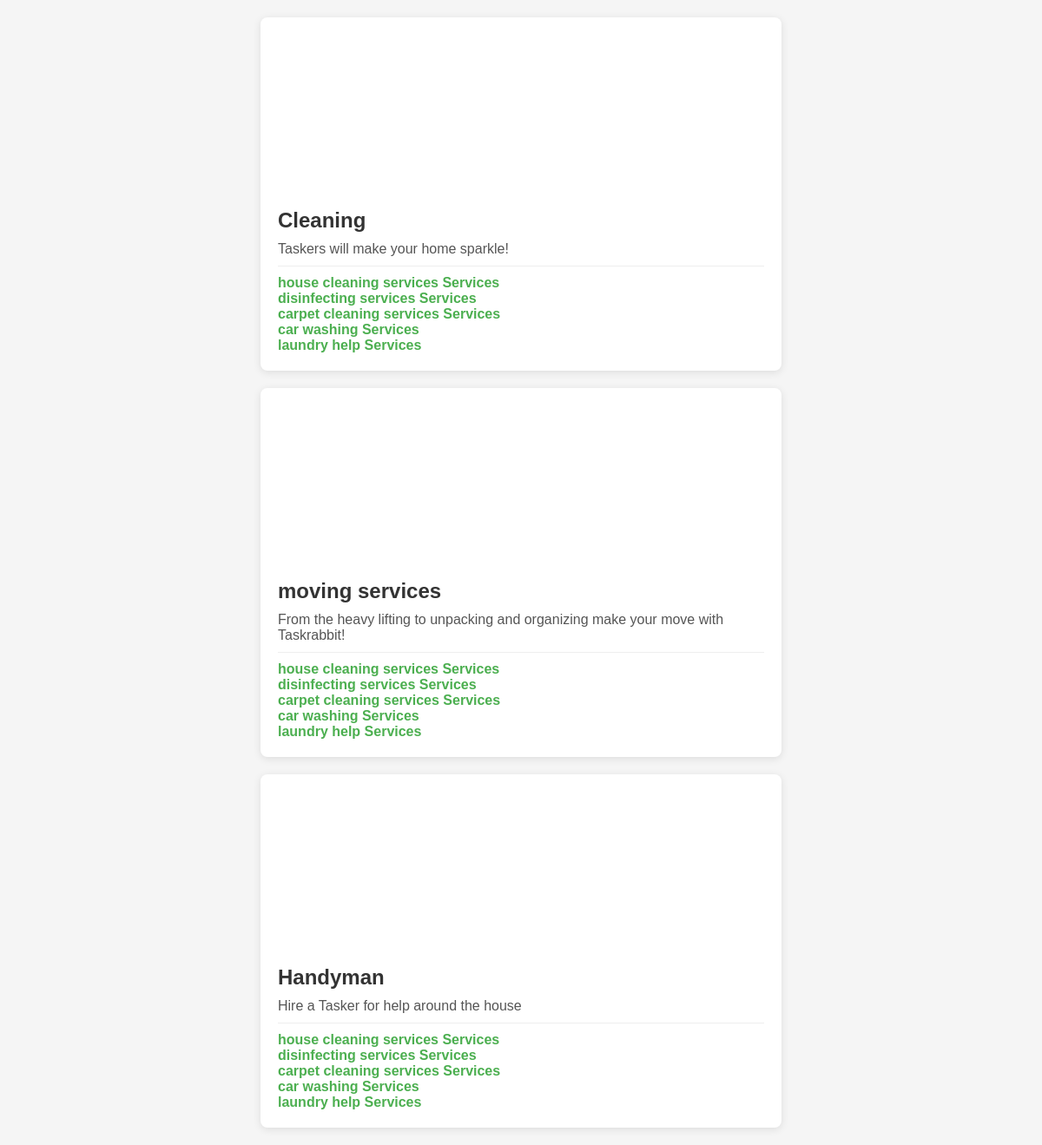
Page /services/ on the committed database.
### home/models.py (models this page shows)
class Category(models.Model):
    CategoryID = models.AutoField(primary_key=True)
    CategoryName = models.CharField(max_length=255)
    Caption = models.CharField(max_length=255, default='')
    Imageurl = models.CharField(max_length=255, default='')

class Service(models.Model):
    ServiceID = models.AutoField(primary_key=True)
    ServiceName = models.CharField(max_length=255)
    ShortDescription = models.CharField(max_length=255, default='')
    Description = models.TextField()
    Price = models.DecimalField(max_digits=10, decimal_places=2)
    CategoryID = models.ForeignKey(Category, on_delete=models.CASCADE)

### home/views.py (the view)
# urls.py: path('services/', services, name='services'),
def services(request):
    if request.method == 'GET':
        category = Category.objects.all()
        services = Service.objects.all()
        return render(request, 'services.html',{
            'category': category,
            'services': services
        })

### templates/services.html (shortened to what this page needs)
{% load static %}
<!DOCTYPE html>
<html lang="en">
<head>
</head>
<body>
    {% for categories in category %}
    <div class="mg-panel-item">
        <div class="mg-panel panel panel--floating box-no-padding">
            <a aria-label="Cleaning" aria-hidden="true" href="/m/cleaning">
                <div aria-hidden="true" aria-label="" class="mg-panel__img mg-panel__img--10"
                    data-lazy-background="{{ categories.Imageurl }}" role="img"
                    style="background-image: url('{{ categories.Imageurl }}');">
                </div>
            </a>
            <div class="mg-panel__content">
                <div class="mg-panel__title">
                    <a href="">{{categories.CategoryName}}</a>
                </div>
                <p>{{categories.Caption}}</p>
                <hr>
                <ul>
                    {% for service in services %}
                    <li class="mg-panel__template-item"><a
                            href="{% url 'service_details' service_id=service.ServiceID %}">{{service.ServiceName}}
                            Services</a></li>
                    {% endfor %}
                </ul>
            </div>
        </div>
    </div>
    {% endfor %}
</body>
</html>

### templates/services.html (style rules this page uses)
body { font-family: 'Arial', sans-serif; margin: 0; padding: 0; background-color: #f5f5f5; }
.mg-panel-item { max-width: 600px; margin: 20px auto; }
.panel { background-color: #fff; border-radius: 8px; box-shadow: 0 2px 10px rgba(0, 0, 0, 0.1); overflow: hidden; }
.mg-panel__img { width: 100%; height: 200px; background-size: cover; background-position: center; }
.mg-panel__content { padding: 20px; }
.mg-panel__title a { color: #333; font-size: 24px; font-weight: bold; text-decoration: none; }
.mg-panel__content p { color: #555; margin: 10px 0; }
hr { border: none; border-top: 1px solid #eee; margin: 10px 0; }
ul { list-style: none; padding: 0; margin: 0; }
.mg-panel__template-item a { color: #4caf50; text-decoration: none; font-weight: bold; }

### rows in the picture
Category: CategoryName "Cleaning", Caption "Taskers will make your home sparkle!"
Service: ServiceName "house cleaning services"
Service: ServiceName "disinfecting services"
Service: ServiceName "carpet cleaning services"
Service: ServiceName "car washing"
Service: ServiceName "laundry help"
Category: CategoryName "moving services", Caption "From the heavy lifting to unpacking and organizing make your move with Taskrabbit!"
Category: CategoryName "Handyman", Caption "Hire a Tasker for help around the house"
